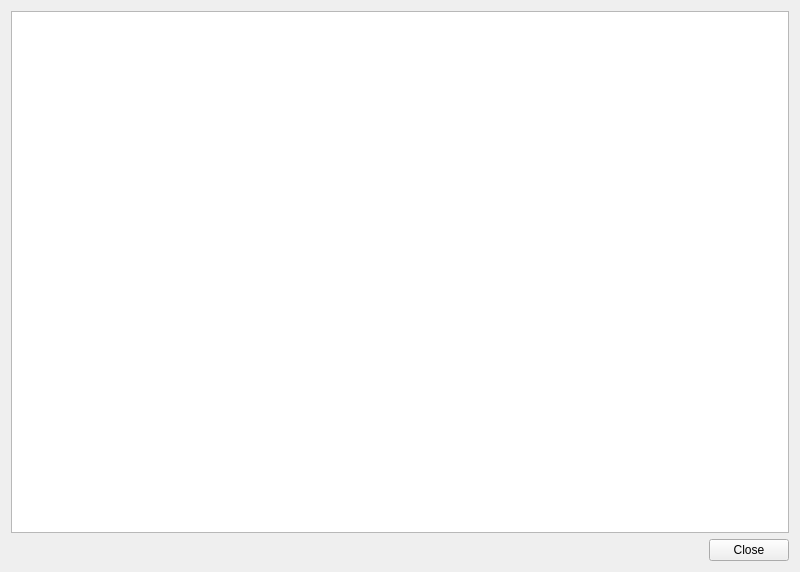
<?xml version="1.0" encoding="UTF-8"?>
<ui version="4.0">
 <class>ErrorLog</class>
 <widget class="QWidget" name="ErrorLog">
  <property name="geometry">
   <rect>
    <x>0</x>
    <y>0</y>
    <width>800</width>
    <height>572</height>
   </rect>
  </property>
  <property name="windowTitle">
   <string>Error Log</string>
  </property>
  <layout class="QVBoxLayout" name="verticalLayout">
   <item>
    <widget class="QPlainTextEdit" name="textEditErrorLog">
     <property name="readOnly">
      <bool>true</bool>
     </property>
    </widget>
   </item>
   <item>
    <layout class="QHBoxLayout" name="horizontalLayout">
     <item>
      <spacer name="horizontalSpacer">
       <property name="orientation">
        <enum>Qt::Horizontal</enum>
       </property>
       <property name="sizeHint" stdset="0">
        <size>
         <width>40</width>
         <height>20</height>
        </size>
       </property>
      </spacer>
     </item>
     <item>
      <widget class="QPushButton" name="buttonClose">
       <property name="text">
        <string>Close</string>
       </property>
      </widget>
     </item>
    </layout>
   </item>
  </layout>
  <action name="actionButtonClose">
   <property name="text">
    <string>actionButtonClose</string>
   </property>
  </action>
 </widget>
 <resources/>
 <connections>
  <connection>
   <sender>buttonClose</sender>
   <signal>clicked()</signal>
   <receiver>actionButtonClose</receiver>
   <slot>trigger()</slot>
   <hints>
    <hint type="sourcelabel">
     <x>747</x>
     <y>548</y>
    </hint>
    <hint type="destinationlabel">
     <x>-1</x>
     <y>-1</y>
    </hint>
   </hints>
  </connection>
 </connections>
</ui>
